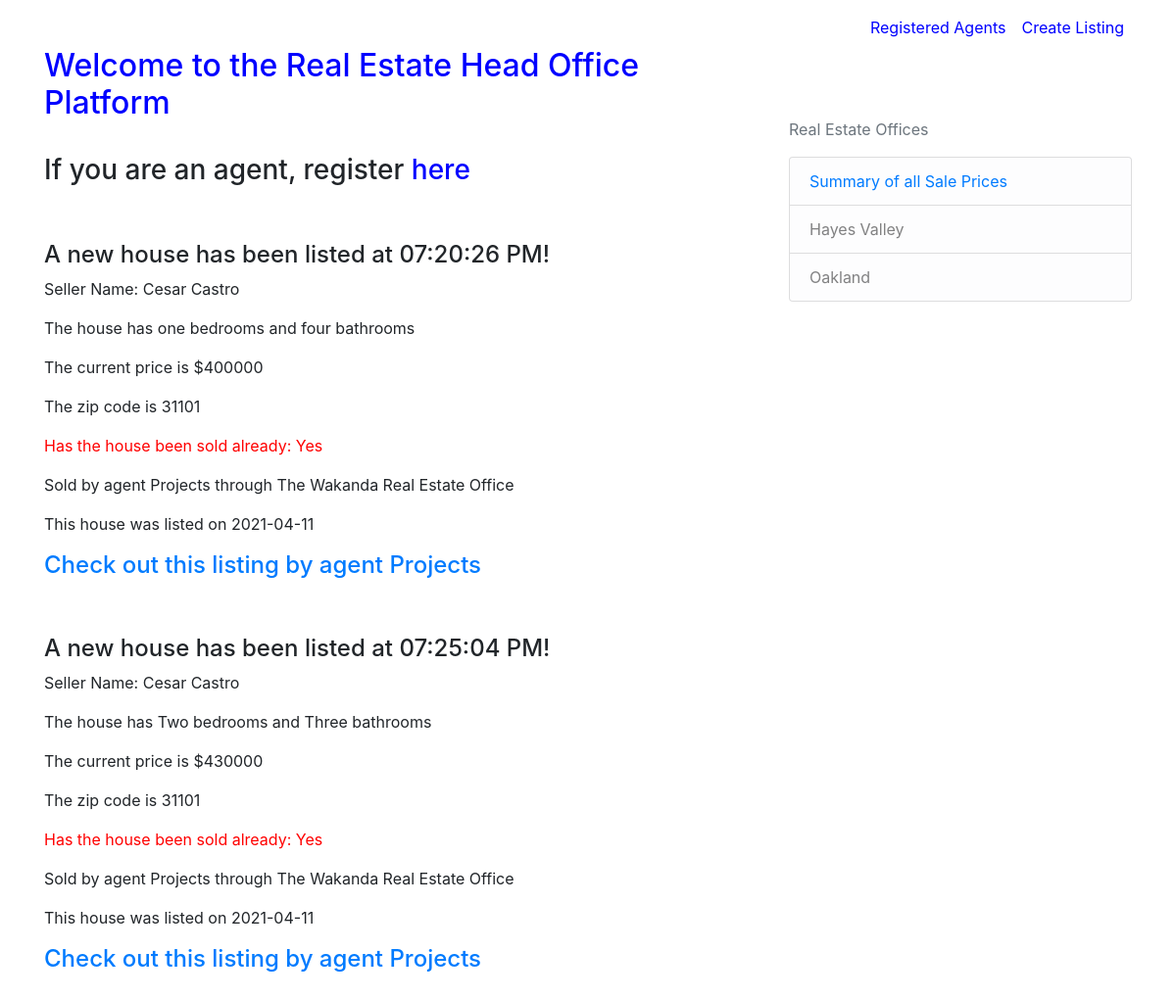
Page /home on the earlier database version.
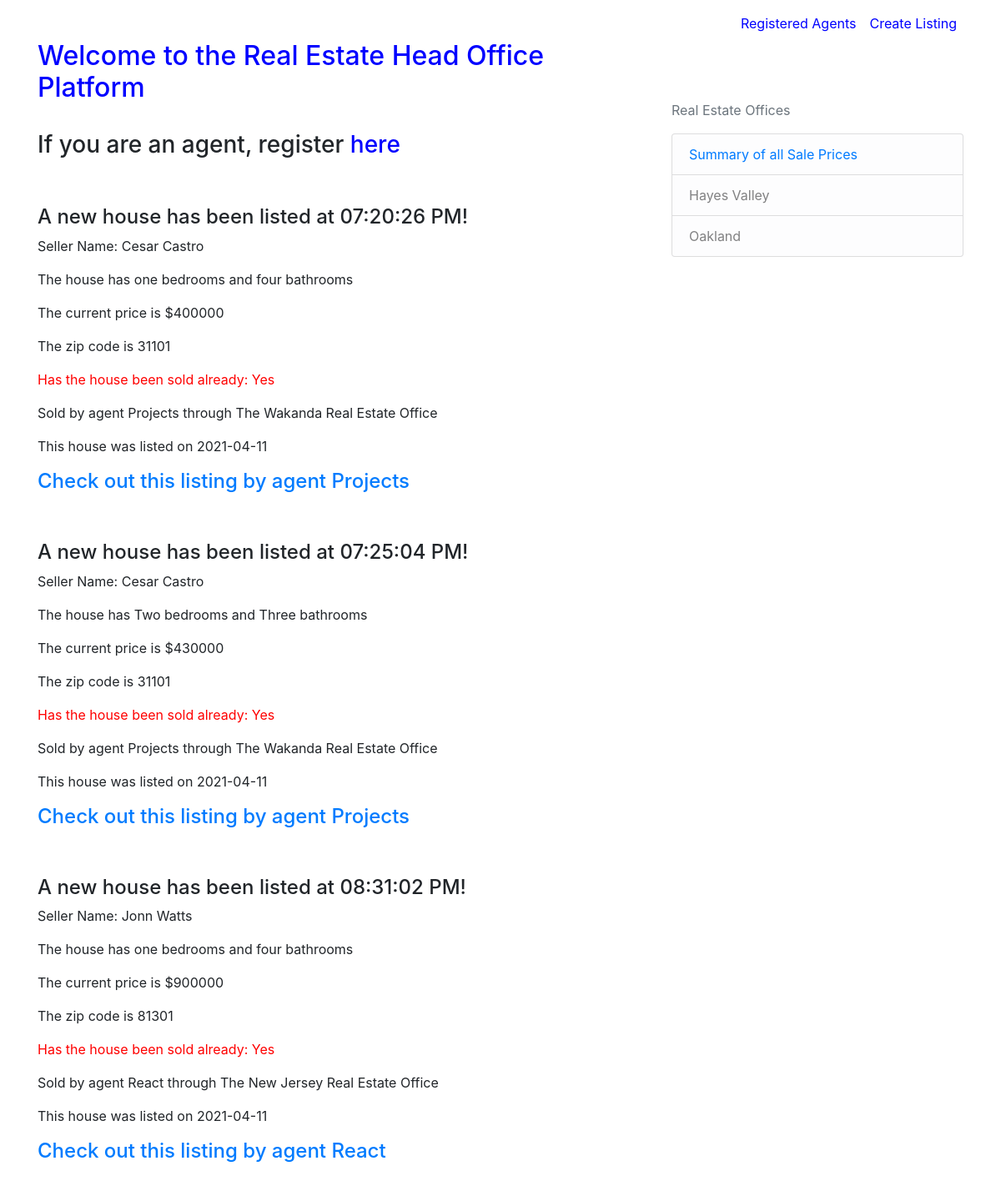
Same page on the later database version.
### real_estate/models.py (models this page shows, shortened)
class Listing(db.Model):
    id = db.Column(db.Integer, primary_key=True)
    seller = db.Column(db.String(100), nullable=False)
    price = db.Column(db.String(100), nullable=False)
    date = db.Column(db.DateTime, nullable=False, default=datetime.utcnow)
    bedrooms = db.Column(db.String(100), nullable=False)
    bathrooms = db.Column(db.String(100), nullable=False)
    zipcode = db.Column(db.String(100), nullable=False)
    sold = db.Column(db.String(100), nullable=False, default="No")
    office = db.Column(db.String(100), nullable=False)
    agent_id = db.Column(db.Integer, db.ForeignKey('agent.id'), nullable=False)
    buyer = db.Column(db.String(100), nullable=False, default="")
    saleprice = db.Column(db.String(100), nullable=False, default="")
    saledate = db.Column(db.DateTime, nullable=False, default=datetime.utcnow)
    saleoffice = db.Column(db.String(100), nullable=False, default="")

class Agent(db.Model):
    id = db.Column(db.Integer, primary_key=True)
    name = db.Column(db.String(100), nullable=False)
    listings = db.relationship('Listing', backref='agent', lazy=True)

### real_estate/routes.py (the view)
@app.route("/")
@app.route("/home")
def home():
    listings = Listing.query.all()
    return render_template('home.html', listings=listings)

### real_estate/templates/home.html
{% extends "layout.html" %}
{% block navigation%}
<a class="nav-item nav-link" href="{{ url_for('registered_agents') }}" style="color:blue">Registered Agents</a>
<a class="nav-item nav-link" href="{{ url_for('new_listing') }}" style="color:blue">Create Listing</a>
{% endblock navigation %}
{% block content %}
<br>
<br>
<h2><a href="{{ url_for('home') }}" style="color:blue">Welcome to the Real Estate Head Office Platform</a></h2>
<br>
<h3>If you are an agent, register
    <a href="{{ url_for('agent_register') }}" style="color:blue">here</a></h3>
<br>
<br>
    {% for listing in listings %}
        <h4>A new house has been listed at {{ listing.date.strftime('%I:%M:%S %p') }}!</h4>
        <p>Seller Name: {{ listing.seller }}</p>
        <p>The house has {{ listing.bedrooms }} bedrooms and {{ listing.bathrooms }} bathrooms</p>
        <p>The current price is ${{ listing.price }}</p>
        <p>The zip code is {{ listing.zipcode }}</p>
        {% if listing.sold == "Yes" %}
        <p style="color: red;">Has the house been sold already: {{ listing.sold }}</p>
        <p>Sold by agent {{ listing.agent.name }} through The {{ listing.office }} Real Estate Office</p>
        {% else %}
        <p style="color: green;">Has the house been sold already: {{ listing.sold }}</p>
        <p>Listed by agent {{ listing.agent.name }} through The {{ listing.office }} Real Estate Office</p>
        {% endif %}
        <p>This house was listed on {{ listing.date.strftime('%Y-%m-%d') }}</p>
        <h4><a href="{{ url_for('listing', listing_id=listing.id) }}">Check out this listing by agent {{ listing.agent.name }}</a></h4>
        <br>
        <br>
    {% endfor %}
{% endblock content %}

### real_estate/templates/layout.html (shortened to what this page needs)
<!DOCTYPE html>
<html>
    <head>
        <link rel="stylesheet" href="https://maxcdn.bootstrapcdn.com/bootstrap/4.0.0/css/bootstrap.min.css">
    </head>
    <body>
        <header class="site-header">
            <nav class="navbar navbar-expand-md navbar-dark bg-steel fixed-top">
              <div class="container">
                <div class="collapse navbar-collapse" id="navbarToggle">
                  <div class="navbar-nav">
                        {% block navigation %}{% endblock %}
                  </div>
                </div>
              </div>
            </nav>
          </header>
          <main role="main" class="container">
            <div class="row">
              <div class="col-md-8">
                {% block content %}{% endblock %}
              </div>
              <div class="col-md-4">
                <div class="content-section">
                    <br>
                    <br>
                    <br>
                    <br>
                    <br>
                  <p class='text-muted'>Real Estate Offices
                    <ul class="list-group">
                      <li class="list-group-item list-group-item-light"><a href="{{ url_for('summary') }}">Summary of all Sale Prices</a></li>
                      <li class="list-group-item list-group-item-light">Hayes Valley</li>
                      <li class="list-group-item list-group-item-light">Oakland</li>
                    </ul>
                  </p>
                </div>
              </div>
            </div>
          </main>
    </body>
</html>

Differences in the rows shown:
added Listing: date "08:31:02 PM", seller "Jonn Watts", bedrooms "one", bathrooms "four", price "900000", zipcode "81301", sold "Yes", agent.name "React", office "New Jersey", date "2021-04-11"
